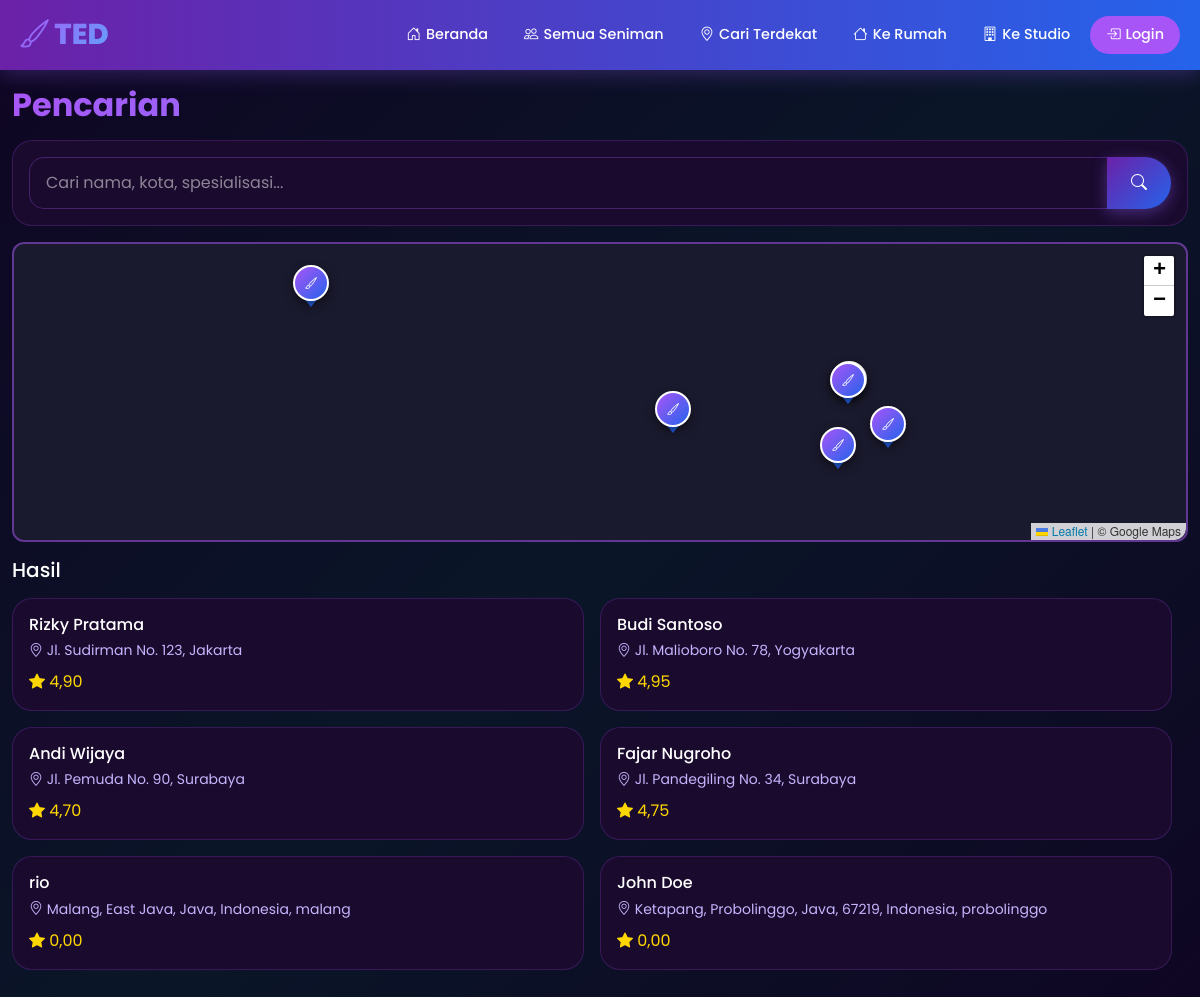
/search/, run on an earlier commit of the app's database.
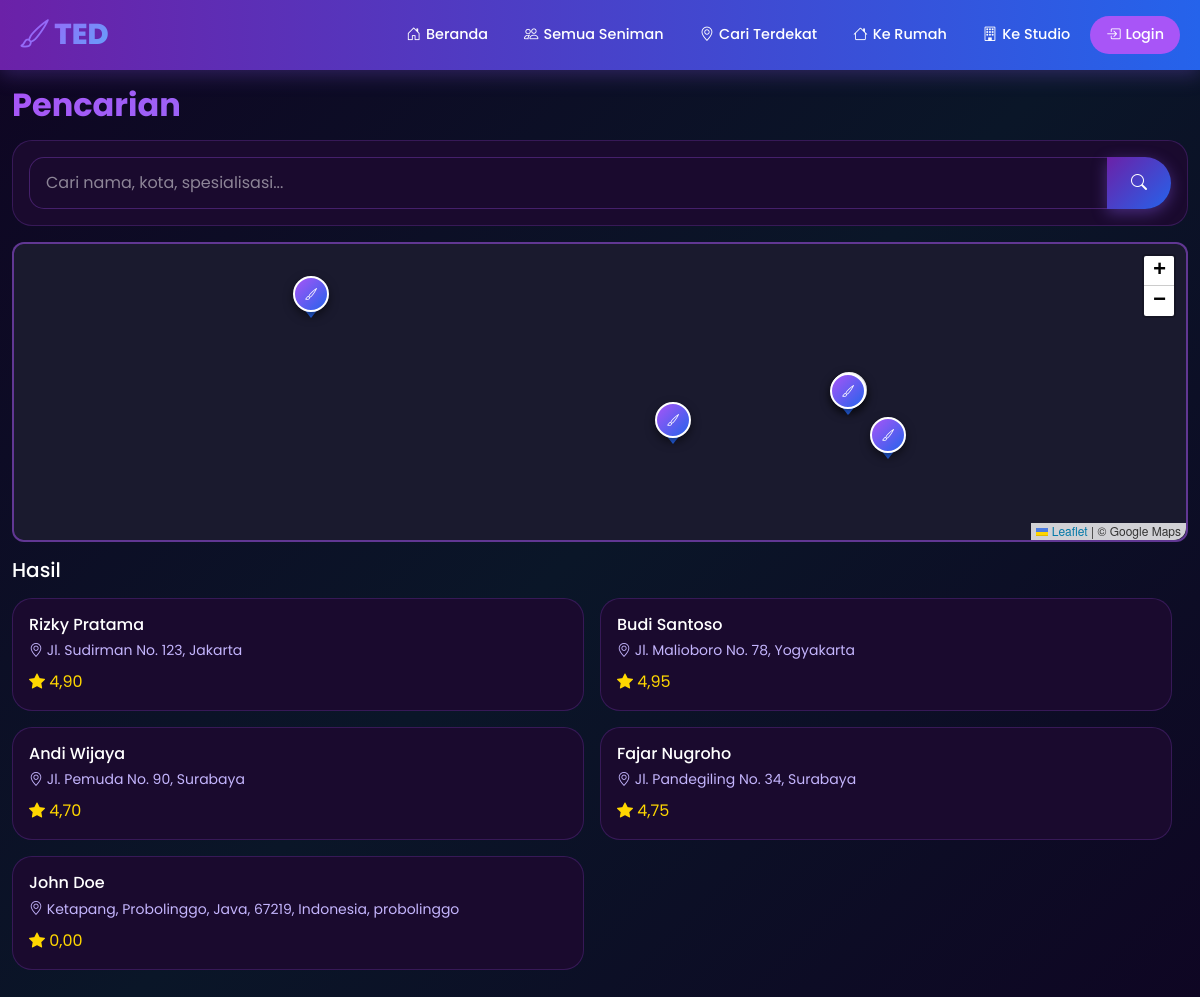
And on a later commit of the database.
### tedapp/models.py (models this page shows, shortened)
class Artist(models.Model):
    user = models.OneToOneField(User, on_delete=models.CASCADE, null=True, blank=True, related_name='artist_profile')
    name = models.CharField(max_length=200)
    nickname = models.CharField(max_length=100)
    photo = models.ImageField(upload_to='artists/', blank=True, null=True)
    phone = models.CharField(max_length=20)
    email = models.EmailField(blank=True)
    address = models.CharField(max_length=300)
    city = models.CharField(max_length=100)
    latitude = models.DecimalField(max_digits=9, decimal_places=6, null=True, blank=True)
    longitude = models.DecimalField(max_digits=9, decimal_places=6, null=True, blank=True)
    current_latitude = models.DecimalField(max_digits=9, decimal_places=6, null=True, blank=True, help_text='Lokasi saat ini (mobile tracking)')
    current_longitude = models.DecimalField(max_digits=9, decimal_places=6, null=True, blank=True, help_text='Lokasi saat ini (mobile tracking)')
    description = models.TextField()
    specializations = models.CharField(max_length=300)
    experience_years = models.IntegerField(default=0)
    rating = models.DecimalField(max_digits=3, decimal_places=2, default=0)
    total_reviews = models.IntegerField(default=0)
    is_available_home = models.BooleanField(default=True)
    is_available_studio = models.BooleanField(default=True)
    home_service_fee = models.DecimalField(max_digits=10, decimal_places=0, default=0)
    studio_name = models.CharField(max_length=200, blank=True)
    studio_address = models.CharField(max_length=300, blank=True)
    service_radius_km = models.DecimalField(max_digits=5, decimal_places=2, default=20, help_text='Radius layanan dalam km')
    is_verified = models.BooleanField(default=False)
    is_active = models.BooleanField(default=True)
    is_online = models.BooleanField(default=False, help_text='Artist sedang online/menerima order')
    payment_gopay = models.CharField(max_length=30, blank=True, help_text='Nomor GoPay')
    payment_ovo = models.CharField(max_length=30, blank=True, help_text='Nomor OVO')
    payment_dana = models.CharField(max_length=30, blank=True, help_text='Nomor DANA')
    payment_shopeepay = models.CharField(max_length=30, blank=True, help_text='Nomor ShopeePay')
    payment_transfer = models.CharField(max_length=50, blank=True, help_text='Nomor Rekening Transfer Bank')
    payment_bank_name = models.CharField(max_length=50, blank=True, help_text='Nama Bank')
    created_at = models.DateTimeField(auto_now_add=True)

### tedapp/views.py (the view)
# urls.py: path('search/', views.search_artists, name='search_artists'),
def search_artists(request):
    query = request.GET.get('q', '')
    lat = request.GET.get('lat')
    lng = request.GET.get('lng')
    artists_list = Artist.objects.filter(is_active=True)
    if query:
        artists_list = artists_list.filter(
            Q(name__icontains=query) |
            Q(city__icontains=query) |
            Q(specializations__icontains=query)
        )
    if lat and lng:
        artists_list = list(artists_list)
        for artist in artists_list:
            artist.distance_to_user_val = artist.distance_to_user(Decimal(lat), Decimal(lng))
    all_artists = Artist.objects.filter(is_active=True)
    artists_data = []
    for a in all_artists:
        lat_val = a.current_latitude if a.current_latitude else a.latitude
        lng_val = a.current_longitude if a.current_longitude else a.longitude
        if lat_val and lng_val:
            artists_data.append({
                'id': a.id,
                'name': a.name,
                'city': a.city,
                'specializations': a.specializations,
                'latitude': float(lat_val),
                'longitude': float(lng_val),
            })
    context = {
        'artists': artists_list,
        'query': query,
        'user_lat': lat,
        'user_lng': lng,
        'artists_json': json.dumps(artists_data),
    }
    return render(request, 'tedapp/search.html', context)

### tedapp/templates/tedapp/search.html (shortened to what this page needs)
{% extends 'tedapp/base.html' %}
{% load static %}
{% block extra_css %}
<link rel="stylesheet" href="{% static 'search.css' %}" />
{% endblock %}
{% block content %}
<div class="container py-3">
    <h2 class="section-title mb-3">Pencarian</h2>
    <div class="card-ted p-3 mb-3">
        <form method="GET" action="{% url 'search_artists' %}">
            <div class="input-group">
                <input type="text" name="q" class="form-control" placeholder="Cari nama, kota, spesialisasi..." value="{{ query }}">
                <button type="submit" class="btn btn-ted-primary">
                    <i class="bi bi-search"></i>
                </button>
            </div>
        </form>
    </div>
    <div class="map-container mb-3" id="searchMapContainer" style="height: 280px; width: 100%; border-radius: 12px; overflow: hidden; border: 2px solid rgba(168,85,247,0.5);">
        <div id="searchMap" style="height: 100%; width: 100%; border-radius: 12px;"></div>
    </div>
    <h5 class="mb-3">Hasil</h5>
    <div class="row g-3">
        {% for artist in artists %}
        <div class="col-6">
            <a href="{% url 'artist_detail' artist.id %}" class="text-decoration-none">
                <div class="card-ted p-3 h-100">
                    <h6 class="mb-1 text-white">{{ artist.name }}</h6>
                    <small style="color: var(--text-secondary);">
                        <i class="bi bi-geo-alt"></i> {{ artist.address }}, {{ artist.city }}
                    </small>
                    <div class="mt-2">
                        <span class="rating-stars"><i class="bi bi-star-fill"></i> {{ artist.rating }}</span>
                    </div>
                </div>
            </a>
        </div>
        {% empty %}
        <div class="col-12 text-center py-4">
            <p style="color: var(--text-secondary);">Ketik untuk mencari seniman...</p>
        </div>
        {% endfor %}
    </div>
</div>
{% endblock %}

What changed in the data, as far as the page shows it:
removed Artist: name "rio", address "Malang, East Java, Java, Indonesia", city "malang", rating "0,00"
